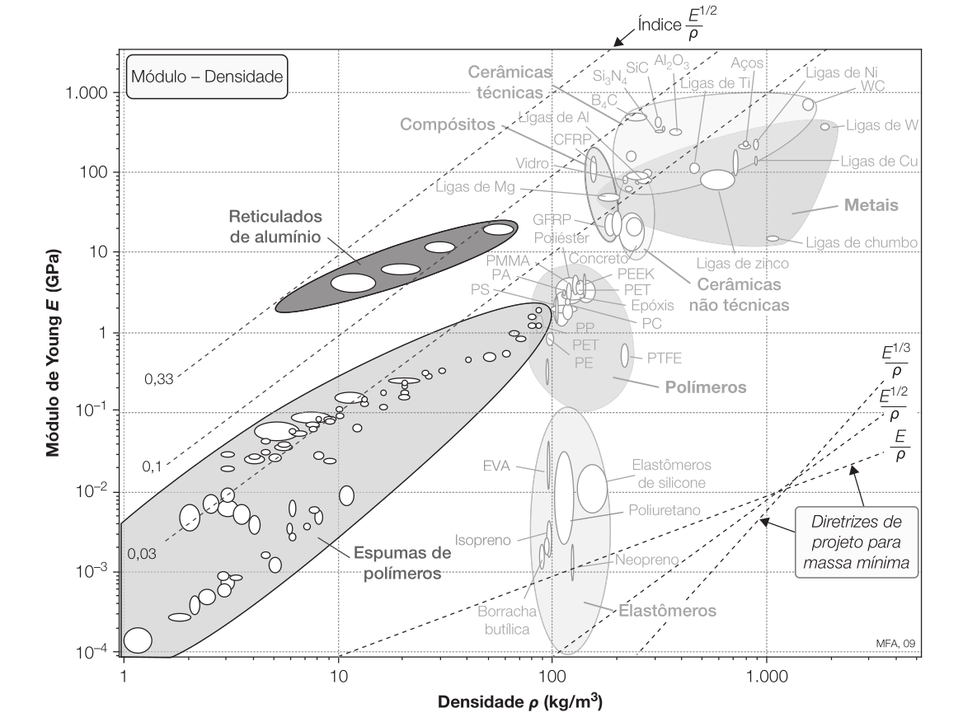
#> input picture 8 seleção de materiais/lista 1/grafico_modulo_vs_densidade.png, 977 x 722 px, shrunk from 1185 x 876 before the run
$ python gernerate_graph.py
#> lines starting #> are read from the running program, lines starting #| are printed output that depends on the picture
import matplotlib.pyplot as plt
import numpy as np
import cv2

# Carregar a imagem original
image_path = "grafico_modulo_vs_densidade.png"
image = cv2.imread(image_path)
#> image is the input picture: shape (722, 977, 3); mean B, G, R 241.9, 241.9, 242.2

# Converter a imagem para RGB (OpenCV carrega em BGR por padrão)
image = cv2.cvtColor(image, cv2.COLOR_BGR2RGB)

# Dimensões da imagem
height, width, _ = image.shape
#> height = 722; width = 977

# Criar um gráfico sobreposto para desenhar as retas
fig, ax = plt.subplots(figsize=(10, 7))
ax.imshow(image, extent=[1, 10000, 0.0001, 1000], aspect='auto')

# Gerar pontos para as retas
x_vals = np.logspace(1, 10000, 500)

# Inclinação 1.5 para questão 1.b e 2.a
y_vals_blue = 10 * (x_vals / 100)**1.5  # Passando pelo ponto (100,10) conforme indicado na questão 2.a
y_vals_red = 10 * (x_vals / 100)**1.5   # Mesmo declive, mesma referência

# Plotar as retas
ax.plot(x_vals, y_vals_blue, '--', color='blue', linewidth=2, label='Questão 1.b (Azul)')
ax.plot(x_vals, y_vals_red, '--', color='red', linewidth=2, label='Questão 2.a (Vermelho)')

# Configuração de escala log-log
ax.set_xscale('log')
ax.set_yscale('log')

# Rótulos
ax.set_xlabel("Densidade ρ (kg/m³)")
ax.set_ylabel("Módulo de Young E (GPa)")
ax.set_title("Gráfico Modificado com Retas de Inclinação 1.5")
ax.legend()

# Mostrar o gráfico
plt.show()
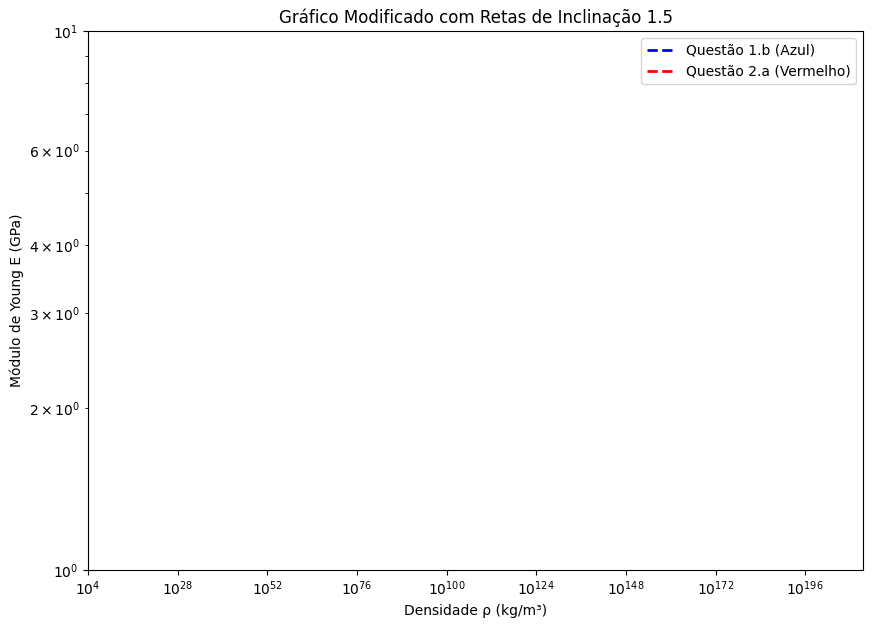
#> figure drawn by matplotlib, 1 panel
